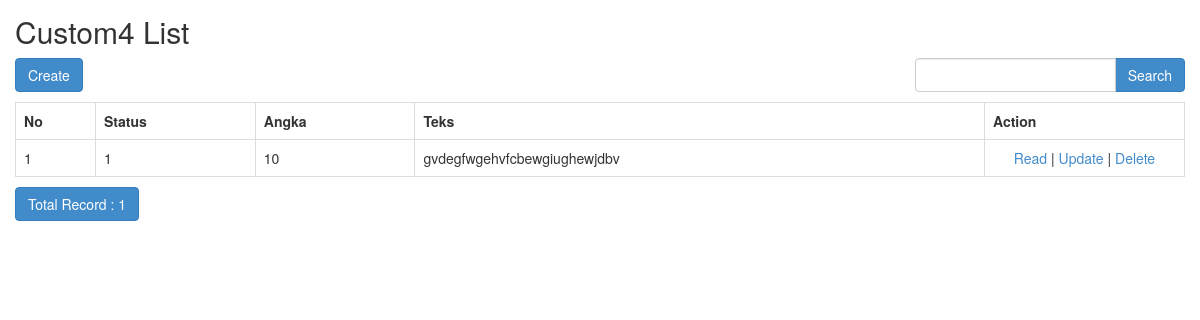
/sekolah/index.php/custom4, run on the app's committed database.
### tables this page shows
CREATE TABLE `custom4` (
  `id` int(11) NOT NULL,
  `status` varchar(1) NOT NULL,
  `angka` varchar(10) NOT NULL,
  `teks` varchar(275) NOT NULL
);

### sekolah/application/controllers/Custom4.php (called while the page is built, shortened)
<?php
class Custom4 extends CI_Controller
{
    function __construct()
    {
        $this->load->model('Custom4_model');
        $this->load->library('form_validation');
    }
    public function index()
    {
        $q = urldecode($this->input->get('q', TRUE));
        $start = intval($this->input->get('start'));
        if ($q <> '') {
            $config['base_url'] = base_url() . 'custom4/index.html?q=' . urlencode($q);
            $config['first_url'] = base_url() . 'custom4/index.html?q=' . urlencode($q);
        } else {
            $config['base_url'] = base_url() . 'custom4/index.html';
            $config['first_url'] = base_url() . 'custom4/index.html';
        }
        $config['per_page'] = 10;
        $config['page_query_string'] = TRUE;
        $config['total_rows'] = $this->Custom4_model->total_rows($q);
        $custom4 = $this->Custom4_model->get_limit_data($config['per_page'], $start, $q);
        $this->load->library('pagination');
        $this->pagination->initialize($config);
        $data = array(
            'custom4_data' => $custom4,
            'q' => $q,
            'pagination' => $this->pagination->create_links(),
            'total_rows' => $config['total_rows'],
            'start' => $start,
        );
        $this->load->view('custom4/custom4_list', $data);
    }
}

### sekolah/index.php (called while the page is built, shortened)
<?php
require_once BASEPATH.'core/CodeIgniter.php';

### sekolah/application/config/config.php (called while the page is built, shortened)
<?php
$config['base_url'] = 'http://localhost/sekolah/';
$config['index_page'] = '';
$config['uri_protocol']	= 'REQUEST_URI';
$config['url_suffix'] = '.html';
$config['language']	= 'english';
$config['charset'] = 'UTF-8';
$config['enable_hooks'] = FALSE;
$config['subclass_prefix'] = 'MY_';
$config['composer_autoload'] = FALSE;
$config['permitted_uri_chars'] = 'a-z 0-9~%.:_\-';
$config['enable_query_strings'] = FALSE;
$config['controller_trigger'] = 'c';
$config['function_trigger'] = 'm';
$config['directory_trigger'] = 'd';
$config['allow_get_array'] = TRUE;
$config['log_threshold'] = 0;
$config['log_path'] = '';
$config['log_file_extension'] = '';
$config['log_file_permissions'] = 0644;
$config['log_date_format'] = 'Y-m-d H:i:s';
$config['error_views_path'] = '';
$config['cache_path'] = '';
$config['cache_query_string'] = FALSE;
$config['encryption_key'] = 'randomstring';
$config['sess_driver'] = 'files';
$config['sess_cookie_name'] = 'ci_session';
$config['sess_expiration'] = 7200;
$config['sess_save_path'] = NULL;
$config['sess_match_ip'] = FALSE;
$config['sess_time_to_update'] = 300;
$config['sess_regenerate_destroy'] = FALSE;
$config['cookie_prefix']	= '';
$config['cookie_domain']	= '';
$config['cookie_path']		= '/';
$config['cookie_secure']	= FALSE;
$config['cookie_httponly'] 	= FALSE;
$config['standardize_newlines'] = FALSE;
$config['global_xss_filtering'] = FALSE;
$config['csrf_protection'] = FALSE;
$config['csrf_token_name'] = 'csrf_test_name';
$config['csrf_cookie_name'] = 'csrf_cookie_name';
$config['csrf_expire'] = 7200;
$config['csrf_regenerate'] = TRUE;
$config['csrf_exclude_uris'] = array();
$config['compress_output'] = FALSE;
$config['time_reference'] = 'local';
$config['rewrite_short_tags'] = FALSE;
$config['proxy_ips'] = '';

### sekolah/application/models/Custom4_model.php (called while the page is built, shortened)
<?php
class Custom4_model extends CI_Model
{
    public $table = 'custom4';
    public $id = 'id';
    public $order = 'DESC';
    function total_rows($q = NULL) {
        $this->db->like('id', $q);
	$this->db->or_like('status', $q);
	$this->db->or_like('angka', $q);
	$this->db->or_like('teks', $q);
	$this->db->from($this->table);
        return $this->db->count_all_results();
    }
    function get_limit_data($limit, $start = 0, $q = NULL) {
        $this->db->order_by($this->id, $this->order);
        $this->db->like('id', $q);
	$this->db->or_like('status', $q);
	$this->db->or_like('angka', $q);
	$this->db->or_like('teks', $q);
	$this->db->limit($limit, $start);
        return $this->db->get($this->table)->result();
    }
}

### sekolah/application/views/custom4/custom4_list.php (the view, shortened to what this page needs)
<!doctype html>
<html>
    <head>
        <link rel="stylesheet" href="<?php echo base_url('assets/bootstrap/css/bootstrap.min.css') ?>"/>
    </head>
    <body>
        <h2 style="margin-top:0px">Custom4 List</h2>
        <div class="row" style="margin-bottom: 10px">
            <div class="col-md-4">
                <?php echo anchor(site_url('custom4/create'),'Create', 'class="btn btn-primary"'); ?>
            </div>
            <div class="col-md-4 text-center">
            </div>
            <div class="col-md-1 text-right">
            </div>
            <div class="col-md-3 text-right">
                <form action="<?php echo site_url('custom4/index'); ?>" class="form-inline" method="get">
                    <div class="input-group">
                        <input type="text" class="form-control" name="q" value="<?php echo $q; ?>">
                        <span class="input-group-btn">
                          <button class="btn btn-primary" type="submit">Search</button>
                        </span>
                    </div>
                </form>
            </div>
        </div>
        <table class="table table-bordered" style="margin-bottom: 10px">
            <tr>
                <th>No</th>
		<th>Status</th>
		<th>Angka</th>
		<th>Teks</th>
		<th>Action</th>
            </tr><?php
            foreach ($custom4_data as $custom4)
            {
                ?>
                <tr>
			<td width="80px"><?php echo ++$start ?></td>
			<td><?php echo $custom4->status ?></td>
			<td><?php echo $custom4->angka ?></td>
			<td><?php echo $custom4->teks ?></td>
			<td style="text-align:center" width="200px">
				<?php
				echo anchor(site_url('custom4/read/'.$custom4->id),'Read');
				echo ' | ';
				echo anchor(site_url('custom4/update/'.$custom4->id),'Update');
				echo ' | ';
				echo anchor(site_url('custom4/delete/'.$custom4->id),'Delete','onclick="javasciprt: return confirm(\'Are You Sure ?\')"');
				?>
			</td>
		</tr>
                <?php
            }
            ?>
        </table>
        <div class="row">
            <div class="col-md-6">
                <a href="#" class="btn btn-primary">Total Record : <?php echo $total_rows ?></a>
	    </div>
            <div class="col-md-6 text-right">
            </div>
        </div>
    </body>
</html>

### sekolah/application/views/custom4/custom4_list.php (style rules this page uses)
body { padding: 15px; }

### data on the page
custom4: status "1", angka "10", teks "gvdegfwgehvfcbewgiughewjdbv", id "Read", id "Update", id "Delete"

### other printed values
anchor(site_url('custom4/create'),'Create', 'class="btn btn-primary"') "Create"
$total_rows "1"
